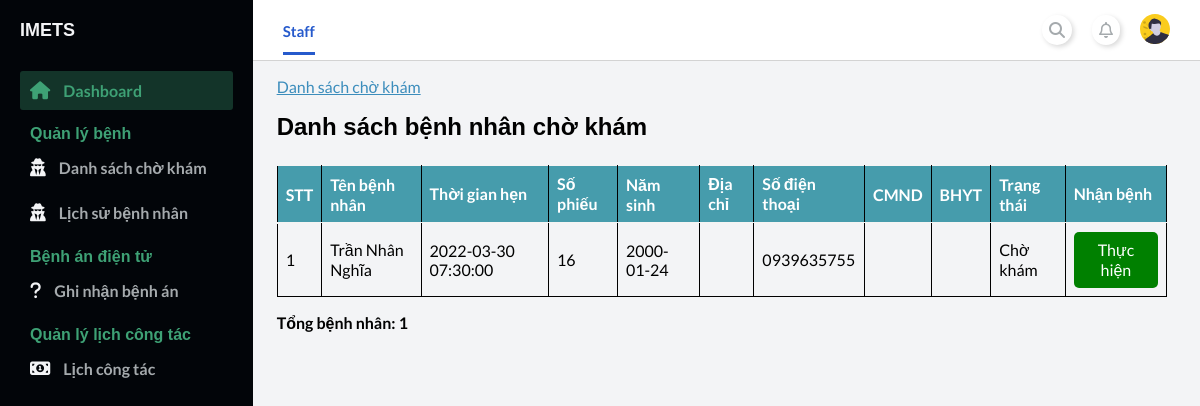
/staff/index.php?page_layout=list_patient (signed in), run on an earlier commit of the app's database.
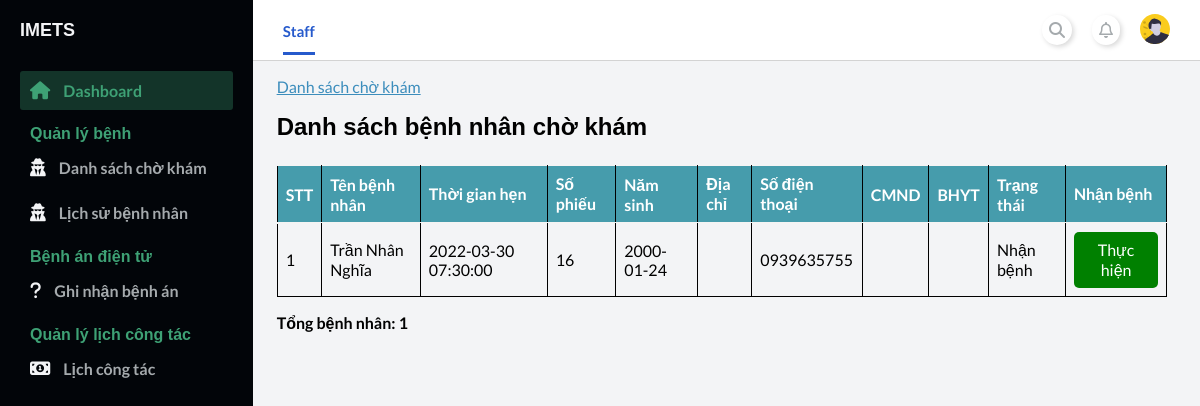
And on a later commit of the database.
### tables this page shows
CREATE TABLE `appointment` (
  `ID_Appointment` int(11) NOT NULL,
  `ID_Staff` int(11) NOT NULL,
  `ID_Patient` int(11) NOT NULL,
  `Date_Booking` datetime NOT NULL,
  `Date_Checkup` int(11) NOT NULL,
  `Date_HospitalDischarge` date DEFAULT NULL,
  `Date_ReCheckup` date DEFAULT NULL,
  `ID_Prescription` int(11) DEFAULT NULL,
  `ID_PaymentMethod` int(11) DEFAULT NULL,
  `StatusAppointment` varchar(100) DEFAULT NULL
);

CREATE TABLE `patient` (
  `ID_Patient` int(11) NOT NULL,
  `Name` varchar(100) NOT NULL,
  `DOB` date NOT NULL,
  `Sex` varchar(10) NOT NULL,
  `Address` varchar(200) DEFAULT NULL,
  `CMND` varchar(15) DEFAULT NULL,
  `PhoneNumber` varchar(25) NOT NULL,
  `ID_BHYT` varchar(20) DEFAULT NULL,
  `UserName` varchar(100) NOT NULL,
  `Password` varchar(100) NOT NULL
);

CREATE TABLE `schedule` (
  `ID_schedule` int(11) NOT NULL,
  `title` varchar(255) NOT NULL,
  `DateWorking` date DEFAULT NULL,
  `TimeStart` time DEFAULT NULL,
  `Session` varchar(15) NOT NULL,
  `ID_Staff` int(11) NOT NULL,
  `ID_Room` int(11) NOT NULL,
  `t_stamp` timestamp NOT NULL DEFAULT current_timestamp() ON UPDATE current_timestamp(),
  `start` datetime DEFAULT NULL,
  `end` datetime DEFAULT NULL
);

### staff/modules_staff/checkup/list_patient.php (the view, shortened to what this page needs)
<main>
    <div class="container-fluid">
        <div class="card-container">
            <div class="link-nav-pages">
                <a href="">Danh sách chờ khám</a>
            </div>
            <div class="card-header">
                <h2>Danh sách bệnh nhân chờ khám</h2>
            </div>
            <div class="card-body">
                <table class="table">
                    <thead class="thead-dark">
                        <tr>
                            <th>STT</th>
                            <th>Tên bệnh nhân</th>
                            <th>Thời gian hẹn</th>
                            <th>Số phiếu</th>
                            <th>Năm sinh</th>
                            <th>Địa chỉ</th>
                            <th>Số điện thoại</th>
                            <th>CMND</th>
                            <th>BHYT</th>
                            <th>Trạng thái</th>
                            <th>Nhận bệnh</th>
                        </tr>
                    </thead>
                    <tbody>
                        <tr>
                            <?php
                                include './../config.php';
                                $sql = "SELECT * FROM appointment
                                JOIN patient ON appointment.ID_Patient=patient.ID_Patient
                                JOIN schedule ON schedule.ID_schedule=appointment.Date_Checkup";
                                $count_order=0;
                                $query = mysqli_query($conn, $sql);
                                while($rows = mysqli_fetch_array($query)){ ?>
                                <tr>
                                    <td><?php echo ++$count_order ?></td>
                                    <td><?php echo $rows["Name"] ?></td>
                                    <td><?php echo $rows["start"] ?></td>
                                    <td><?php echo $rows["ID_Appointment"] ?></td>
                                    <td><?php echo $rows["DOB"] ?></td>
                                    <td><?php echo $rows["Address"] ?></td>
                                    <td><?php echo $rows["PhoneNumber"] ?></td>
                                    <td><?php echo $rows["CMND"] ?></td>
                                    <td><?php echo $rows["ID_BHYT"] ?></td>
                                    <td><?php echo $rows["StatusAppointment"] ?></td>
                                    <td>
                                        <a  onclick="return confirm_Del('<?php echo $rows['Name'] ?>')"
                                        href="./index.php?page_layout=checkup&ID_Appointment=<?php echo $rows["ID_Appointment"] ?>"
                                        style="background-color: green;color: white;padding: 8px 15px;text-align: center;text-decoration: none;display: inline-block;border-radius: 5px;">
                                            Thực hiện
                                        </a>
                                    </td>
                                </tr>
                            <?php } ?>
                        </tr>
                </table>
                <p><b><?php echo 'Tổng bệnh nhân: '. $count_order;?></b></p>
            </div>
        </div>
    </div>
</main>

### staff/index.php (shortened to what this page needs)
<!DOCTYPE html>
<html>
<head>
	<link rel="stylesheet" href="./modules_staff/style/index_staff.css" />
    <link
      rel="stylesheet"
      href="https://stackpath.bootstrapcdn.com/font-awesome/4.7.0/css/font-awesome.min.css"
    />
</head>
<body id="body">
	<div class="container">
		<?php
			include './modules_staff/navigation.php';
			include './modules_staff/content.php';
			include './modules_staff/sidebar.php';
		?>
	</div>
</body>
</html>

### staff/modules_staff/navigation.php (shortened to what this page needs)
<nav class="navbar">
    <div class="navbar__left">
        <a class="active_link" href="#">Staff</a>
    </div>
    <div class="navbar__right">
        <a href="#">
            <i class="fa fa-search" aria-hidden="true"></i>
        </a>
        <a href="#">
            <i class="far fa-bell" aria-hidden="true"></i>
        </a>
        <a class="modal-btn" href="#">
            <img width="30" src="./modules_staff/photo/avatar.svg" alt="" />
        </a>
    </div>
</nav>

### staff/modules_staff/content.php (shortened to what this page needs)
<?php
    if(isset($_GET['page_layout'])){
        switch ($_GET['page_layout']) {
            case 'list_patient':
                include './modules_staff/checkup/list_patient.php';
                break;
            }
    }else {
        include './modules_staff/dashboard_staff/dashboard_staff.php';
    }
?>

### staff/modules_staff/sidebar.php (shortened to what this page needs)
<div id="sidebar">
    <div class="sidebar__title">
        <div class="sidebar__img">
            <h1>IMETS</h1>
        </div>
    </div>
    <div class="sidebar__menu">
        <div class="sidebar__link active_menu_link">
            <i class="fa fa-home"></i>
            <a href="./index.php">Dashboard</a>
        </div>
        <h2>Quản lý bệnh</h2>
        <div class="sidebar__link">
            <i class="fa fa-user-secret" aria-hidden="true"></i>
            <a href="./index.php?page_layout=list_patient">Danh sách chờ khám</a>
        </div>
        <div class="sidebar__link">
            <i class="fa fa-user-secret" aria-hidden="true"></i>
            <a href="./index.php?page_layout=list_patient">Lịch sử bệnh nhân</a>
        </div>
        <h2>Bệnh án điện tử</h2>
        <div class="sidebar__link">
            <i class="fa fa-question"></i>
            <a href="#">Ghi nhận bệnh án</a>
        </div>
        <h2>Quản lý lịch công tác</h2>
        <div class="sidebar__link">
            <i class="fa fa-money"></i>
            <a href="./index.php?page_layout=bookingSche">Lịch công tác</a>
        </div>
    </div>
</div>

### staff/modules_staff/style/index_staff.css (style rules this page uses)
* { margin: 0; padding: 0; }
body { box-sizing: border-box; font-family: "Lato", sans-serif; }
.container { display: grid; height: 100vh; grid-template-columns: 0.8fr 1fr 1fr 1fr; grid-template-rows: 0.2fr 3fr; grid-template-areas: "sidebar nav nav nav" "sidebar main main main"; }

### staff/modules_staff/style/navigation.css (style rules this page uses)
.navbar { background: #ffffff; grid-area: nav; height: 60px; display: flex; align-items: center; justify-content: space-between; padding: 0 30px 0 30px; border-bottom: 1px solid lightgray; }
.navbar__left > a { margin-right: 30px; text-decoration: none; color: #a5aaad; font-size: 15px; font-weight: 700; }
.navbar__left .active_link { color: #265acc; border-bottom: 3px solid #265acc; padding-bottom: 12px; }
.navbar__right { display: flex; justify-content: center; align-items: center; }
.navbar__right > a { margin-left: 20px; text-decoration: none; }
.navbar__right > a > i { color: #a5aaad; font-size: 16px; border-radius: 50px; background: #ffffff; box-shadow: 2px 2px 5px #d9d9d9, -2px -2px 5px #ffffff; padding: 7px; }

### staff/modules_staff/style/sidebar.css (style rules this page uses)
#sidebar { background: #020509; grid-area: sidebar; overflow-y: auto; padding: 20px; -webkit-transition: all 0.5s; transition: all 0.5s; }
.sidebar__title { display: flex; justify-content: space-between; align-items: center; color: #f3f4f6; margin-bottom: 30px; }
.sidebar__img { display: flex; align-items: center; }
.sidebar__title > div > h1 { font-size: 18px; display: inline; }
.sidebar__menu > h2 { color: #3ea175; font-size: 16px; margin-top: 15px; margin-bottom: 5px; padding: 0 10px; font-weight: 700; }
.sidebar__link { color: #f3f4f6; padding: 10px; border-radius: 3px; margin-bottom: 5px; }
.active_menu_link { background: rgba(62, 161, 117, 0.3); color: #3ea175; }
.active_menu_link a { color: #3ea175 !important; }
.sidebar__link > a { text-decoration: none; color: #a5aaad; font-weight: 700; }
.sidebar__link > i { margin-right: 10px; font-size: 18px; }

### staff/modules_staff/style/content.css (style rules this page uses)
main { background: #f3f4f6; grid-area: main; overflow-y: auto; }

### staff/modules_staff/style/checkup.css (style rules this page uses)
.container-fluid { padding: 2vh 2vw; min-height: 70vh; width: 94%; }
.card-header { margin: 2vh 0 3vh; }
.card-body table { width: 100%; padding: 2rem; border-collapse: collapse; margin-bottom: 1rem; }
.card-body table, td, th { border: 1px solid rgb(0, 0, 0); text-align: left; }
.card-body th { background-color: #469cac; color: #ffff; }
.card-body th, td { padding: 0.5rem; }

What changed in the data, as far as the page shows it:
changed appointment "Trần Nhân Nghĩa": StatusAppointment "Chờ khám" → "Nhận bệnh"
